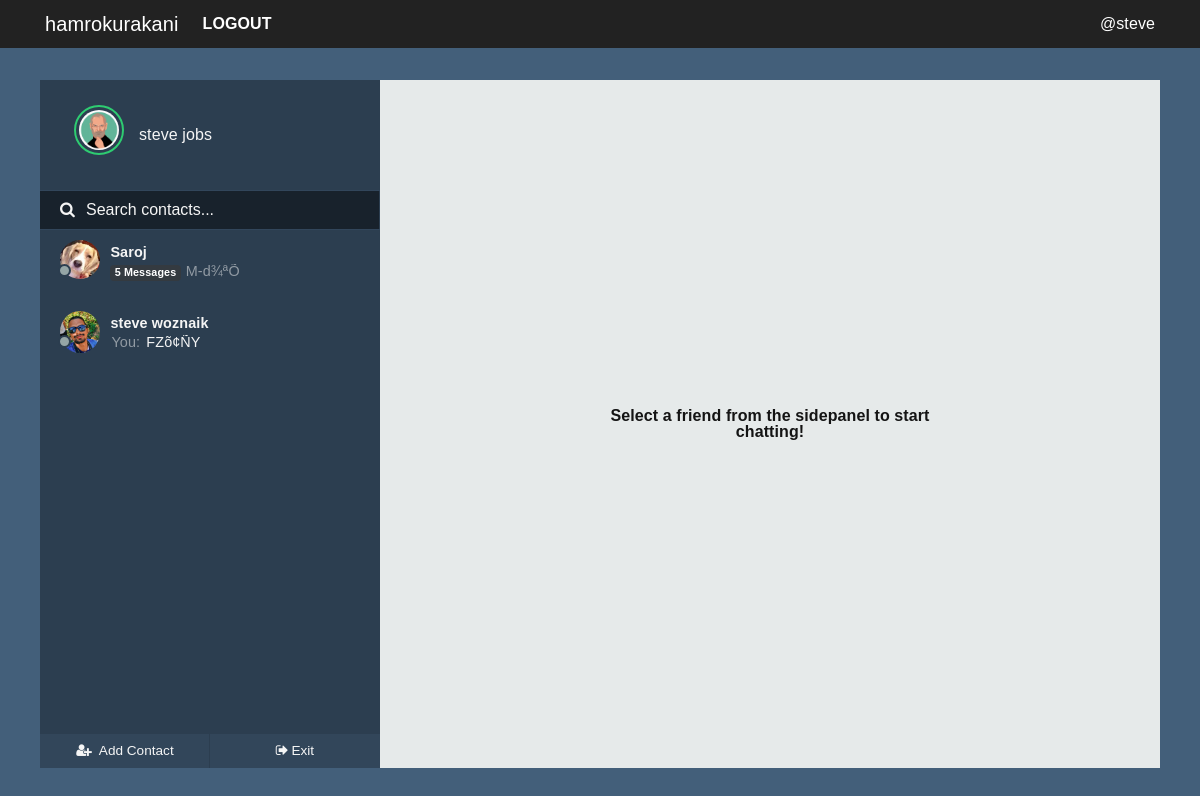
Page /chats (signed in) on the committed database.
### hamrokurakani/models.py (models this page shows, shortened)
class User(UserMixin, db.Model):
    id = db.Column(db.Integer, primary_key=True)
    fullname = db.Column(db.String(20), unique=True, nullable=False)
    username = db.Column(db.String(15), unique=True, nullable=False)
    email = db.Column(db.String(120), unique=True, nullable=False)
    password = db.Column(db.String(60), nullable=False)
    image_file = db.Column(db.String(20), nullable=False,
                           default='default.jpg')
    joined = db.Column(db.DateTime, nullable=False, default=datetime.now)
    messages_sent = db.relationship(
        'Message', foreign_keys='Message.sender_id', backref='author', lazy='dynamic')
    messages_received = db.relationship(
        'Message', foreign_keys='Message.recipient_id', backref='recipient', lazy='dynamic')
    last_seen = db.Column(db.DateTime, default=datetime.now)
    last_message_read_time = db.Column(db.DateTime, default=datetime.now)

class Message(db.Model):
    id = db.Column(db.Integer, primary_key=True)
    message = db.Column(db.String(140), index=True)
    sender_id = db.Column(db.Integer, db.ForeignKey('user.id'))
    recipient_id = db.Column(db.Integer, db.ForeignKey('user.id'))
    timestamp = db.Column(db.DateTime, index=True, default=datetime.now)
    is_seen = db.Column(db.Boolean, default=False)

### hamrokurakani/chat/routes.py (the view)
@chyat.route('/chats')
@login_required
def chats():
    my_messages = Message.query.filter_by(recipient_id=current_user.id)
    messengers = [message.author.id for message in my_messages]
    senders = [User.query.get(sender) for sender in set(messengers)]
    return render_template('chat/users.html', senders=senders)

### hamrokurakani/admin/routes.py (called while the page is built)
@login_manager.user_loader
def load_user(user_id):
    return User.query.get(user_id)

### hamrokurakani/core/filters.py (called while the page is built)
@core.app_template_filter('isactive')
def is_active(lastmessagereadtime):
    currenttime = datetime.now()
    lastread = lastmessagereadtime
    diff = abs(currenttime-lastread)
    second_diff = diff.seconds
    day_diff = diff.days
    if day_diff <= 0 and second_diff < 60:
        message = "active now"
        return message
    elif day_diff <= 0 and second_diff < 3600:
        m = int(second_diff / 60)
        if m == 1:
            message = "active 1m ago"
            return message
        elif m <= 10:
            message = "active " + str(m) + "m ago"
            return message
        else:
            message = "offline"
            return message
    else:
        message = "offline"
        return message

@core.app_template_filter('lastmessage')
def last_message(sender):
    msg_received = Message.query.filter_by(
        recipient_id=current_user.id, sender_id=sender.id).order_by(Message.timestamp.desc()).first()
    msg_sent = Message.query.filter_by(
        sender_id=current_user.id, recipient_id=sender.id).order_by(Message.timestamp.desc()).first()
    if msg_received and not msg_sent:
        return msg_received.message
    elif msg_sent and not msg_received:
        return msg_sent.message
    elif msg_received.timestamp > msg_sent.timestamp:
        return msg_received.message
    elif msg_sent.timestamp > msg_received.timestamp:
        return msg_sent.message

@core.app_template_filter('lastmessageauthor')
def last_message_author(sender):
    msg_received = Message.query.filter_by(
        recipient_id=current_user.id, sender_id=sender.id).order_by(Message.timestamp.desc()).first()
    msg_sent = Message.query.filter_by(
        sender_id=current_user.id, recipient_id=sender.id).order_by(Message.timestamp.desc()).first()
    if msg_received and not msg_sent:
        return msg_received.author
    elif msg_sent and not msg_received:
        return msg_sent.author
    elif msg_received.timestamp > msg_sent.timestamp:
        return msg_received.author
    elif msg_sent.timestamp > msg_received.timestamp:
        return msg_sent.author

@core.app_template_filter('newmessages')
def new_message_badge(sender):
    counts = Message.query.filter_by(
        recipient_id=current_user.id, sender_id=sender.id, is_seen=False).count()
    return counts

### hamrokurakani/templates/chat/users.html (shortened to what this page needs)
{% extends "chat/nav.html" %}
{% block content %}
<div id="frame">
    <div id="sidepanel">
        <div id="profile">
            <div class="wrap">
                <img id="profile-img" src="{{ url_for('static', filename='profilepics/' + current_user.image_file) }}"
                    class="online" />
                <p>{{ current_user.fullname }}</p>
            </div>
        </div>
        <div id="search">
            <label for=""><i class="fa fa-search" aria-hidden="true"></i></label>
            <input type="text" placeholder="Search contacts..." />
        </div>
        <div id="contacts">
            <ul>
                {% for sender in senders %}
                <li class="contact">
                    <a class="noblue" href="{{ url_for('chat.chatwith', user=sender.username) }}">
                        <div class="wrap">
                            {% if sender.last_message_read_time | isactive == 'offline' %}
                            <span class="contact-status"></span>
                            {% else %}
                            <span class="contact-status online"></span>
                            {% endif %}
                            <img src="{{ url_for('static', filename='profilepics/' + sender.image_file) }}" />
                            <div class="meta">
                                <p class="name">{{ sender.fullname }} </p>
                                {% if sender | lastmessageauthor == current_user %}
                                <p class="preview">
                                    <span>You: </span> {{ sender | lastmessage }}</p>
                                {% else %}
                                <p class="preview">
                                    {% if sender | newmessages > 0 %}
                                    <small class="badge badge-dark mb-1"><b> {{ sender | newmessages }}
                                            Messages</b></small>
                                    {% endif %}
                                    <span>{{ sender | lastmessage }}</span></p>
                                {% endif %}
                            </div>
                        </div>
                    </a>
                </li>
                {% endfor %}
            </ul>
        </div>
        <div id="bottom-bar">
            <button id="addcontact">
                <ul>
                    <li>
                        <a href="#PeopleToMessage" data-toggle="modal" data-target="#PeopleToMessage" class="noblue">
                            <i class="fa fa-user-plus fa-fw" aria-hidden="true"></i> <span>Add Contact</span></a></li>
                </ul>
            </button>
            <button id="settings">
                <ul>
                    <li><a href="{{ url_for('chat.home') }}" class="noblue">
                            <i class="fa fa-sign-out" aria-hidden="true"></i><span>Exit</span></a></li>
                </ul>
            </button>
        </div>
    </div>
    <div class="content">
        <div class="select-info">
            <p>Select a friend from the sidepanel to start chatting!</p>
        </div>
    </div>
</div>
{% endblock content %}

### hamrokurakani/templates/chat/nav.html (shortened to what this page needs)
<!DOCTYPE html>
<html>
  <head>
    <link rel="stylesheet" type="text/css" href="{{ url_for('static', filename='css/' + 'bootstrap.min.css') }}">
    <link rel="stylesheet" type="text/css" href="{{ url_for('static', filename='css/' + 'better-nav.min.css') }}">
    <link rel="stylesheet" type="text/css" href="{{ url_for('static', filename='css/' + 'font-awesome.min.css') }}">
    <link rel="stylesheet" type="text/css" href="{{ url_for('static', filename='css/' + 'sourcesanspro.css') }}">
    <link rel="stylesheet" type="text/css" href="{{ url_for('static', filename= 'css/' + 'chat.css') }}">
    <link rel="stylesheet" type="text/css" href="{{ url_for('static', filename= 'css/' + 'main.css') }}">
    <link rel="stylesheet" type="text/css" href="{{ url_for('static', filename='css/' + 'reset.min.css') }}">
  </head>
  <header class="site-header">
    <nav class="navbar navbar-expand-md navbar-dark bg-steel fixed-top">
      <div class="container">
        <a class="navbar-brand" href="{{ url_for('chat.chats') }}">hamrokurakani</a>
        <div class="collapse navbar-collapse" id="navbarToggle">
          {% if current_user.is_authenticated %}
          <div class="navbar-nav mr-auto">
            <a class="nav-item nav-link text-white font-weight-bold text-uppercase"
              href="{{ url_for('users.logout') }}">Logout</a>
          </div>
          <div class="navbar-nav ml-auto">
            <span class="text-white">
              @{{ current_user.username }}
            </span>
          </div>
          {% else %}
          <a class="nav-item nav-link text-white font-weight-bold text-uppercase"
            href="{{ url_for('users.login') }}">Login</a>
          <a class="nav-item nav-link text-white font-weight-bold text-uppercase"
            href="{{ url_for('users.register') }}">Register</a>
          {% endif %}
        </div>
      </div>
    </nav>
  </header>
  <body>
    {% block content %}
    {% endblock %}
  </body>
</html>

### hamrokurakani/static/css/chat.css (style rules this page uses)
html { margin-top:6rem; scroll-behavior: smooth; font-family: Arial, Helvetica, sans-serif !important; }
body { display: flex; align-items: center; justify-content: center; min-height: 100vh; background: #435f7a !important; font-family:"Source Sans Pro", "Roboto Condensed", sans-serif; font-size: 1em; letter-spacing: 0.1px; color: #32465a; text-rendering: optimizeLegibility; text-shadow: 1px 1px 1px rgba(0, 0, 0, 0.004); -webkit-font-smoothing: antialiased; }
#frame { width: 95%; min-width: 360px; max-width: 1120px; height: 86vh; min-height: 300px; max-height: 720px; background: #E6EAEA; margin-top:3rem; }
#frame #sidepanel { float: left; min-width: 280px; max-width: 340px; width: 40%; height: 100%; background: #2c3e50; color: #f5f5f5; overflow: hidden; position: relative; }
#frame #sidepanel #profile { width: 80%; margin: 25px auto; }
#frame #sidepanel #profile .wrap { height: 60px; line-height: 60px; overflow: hidden; -moz-transition: 0.3s height ease; -o-transition: 0.3s height ease; -webkit-transition: 0.3s height ease; transition: 0.3s height ease; }
#frame #sidepanel #profile .wrap img { width: 50px; border-radius: 50%; padding: 3px; border: 2px solid #e74c3c; height: auto; float: left; cursor: pointer; -moz-transition: 0.3s border ease; -o-transition: 0.3s border ease; -webkit-transition: 0.3s border ease; transition: 0.3s border ease; }
#frame #sidepanel #profile .wrap img.online { border: 2px solid #2ecc71; }
#frame #sidepanel #profile .wrap p { float: left; margin-left: 15px; }
#frame #sidepanel #search { border-top: 1px solid #32465b; border-bottom: 1px solid #32465b; font-weight: 400; }
#frame #sidepanel #search label { position: absolute; margin: 10px 0 0 20px; }
#frame #sidepanel #search input { font-family: "proxima-nova", "Source Sans Pro", sans-serif; padding: 10px 0 10px 46px; width: calc(100% - 1px); border: none; background: #18222c; color: #f5f5f5; }
#frame #sidepanel #contacts { height: calc(100% - 177px); overflow-y: scroll; overflow-x: hidden; }
#frame #sidepanel #contacts ul li.contact { position: relative; padding: 10px 0 15px 0; font-size: 0.9em; cursor: pointer; }
a.noblue:link, a.noblue:active, a.noblue:visited { color: #f5f5f5 !important; text-decoration: none; }
#frame #sidepanel #contacts ul li.contact .wrap { width: 88%; margin: 0 auto; position: relative; }
#frame #sidepanel #contacts ul li.contact .wrap span { position: absolute; left: 0; top:26px; margin: -2px 0 0 -2px; width: 13px; height: 13px; border-radius: 50%; border: 2px solid #2c3e50; background: #95a5a6; }
#frame #sidepanel #contacts ul li.contact .wrap img { width: 40px; border-radius: 50%; float: left; margin-right: 10px; }
#frame #sidepanel #contacts ul li.contact .wrap .meta { padding: 5px 0 0 0; }
#frame #sidepanel #contacts ul li.contact .wrap .meta .name { font-weight: 600; }
#frame #sidepanel #contacts ul li.contact .wrap .meta .preview { margin: 5px 0 0 0; padding: 0 0 1px; font-weight: 400; white-space: nowrap; overflow: hidden; text-overflow: ellipsis; -moz-transition: 1s all ease; -o-transition: 1s all ease; -webkit-transition: 1s all ease; transition: 1s all ease; }
#frame #sidepanel #contacts ul li.contact .wrap .meta .preview span { position: initial; border-radius: initial; background: none; border: none; padding: 0 2px 0 0; margin: 0 0 0 1px; opacity: .5; }
#frame #sidepanel #bottom-bar { position: absolute; width: 100%; bottom: 0; }
#frame #sidepanel #bottom-bar button { float: left; border: none; width: 50%; padding: 10px 0; background: #32465a; color: #f5f5f5; cursor: pointer; font-size: 0.85em; font-family: "proxima-nova", "Source Sans Pro", sans-serif; }
#frame #sidepanel #bottom-bar button:nth-child(1) { border-right: 1px solid #2c3e50; }
#frame #sidepanel #bottom-bar button i { margin-right: 3px; font-size: 1em; }
#frame .content { float: right; width: 60%; height: 100%; overflow: hidden; position: relative; }
#frame .content .select-info p { margin: 0; position: absolute; top: 50%; left: 50%; transform: translate(-50%, -50%); text-align: center; font-weight: 600; color: #141414; }
@media screen and (min-width: 900px) { #frame .content { width: calc(100% - 340px); } }

### rows in the picture
User: username "steve", image_file (picture), fullname "steve jobs"
User: image_file (placeholder picture), fullname "Saroj", sender "5", message "M-d¾ªÕ\u0013"
User: image_file (placeholder picture), fullname "steve woznaik", message "F\u0017Zõ¢ÑY"
